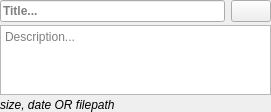
<?xml version="1.0" encoding="UTF-8"?>
<ui version="4.0">
 <class>SoundfontFileCell</class>
 <widget class="QWidget" name="SoundfontFileCell">
  <property name="geometry">
   <rect>
    <x>0</x>
    <y>0</y>
    <width>271</width>
    <height>111</height>
   </rect>
  </property>
  <property name="windowTitle">
   <string>Form</string>
  </property>
  <layout class="QGridLayout" name="gridLayout">
   <property name="leftMargin">
    <number>0</number>
   </property>
   <property name="topMargin">
    <number>0</number>
   </property>
   <property name="rightMargin">
    <number>0</number>
   </property>
   <property name="bottomMargin">
    <number>0</number>
   </property>
   <property name="verticalSpacing">
    <number>3</number>
   </property>
   <item row="2" column="0" colspan="2">
    <widget class="QTextEdit" name="textDescription">
     <property name="placeholderText">
      <string>Description...</string>
     </property>
    </widget>
   </item>
   <item row="0" column="0">
    <widget class="StyledLineEdit" name="lineTitle">
     <property name="font">
      <font>
       <weight>75</weight>
       <bold>true</bold>
      </font>
     </property>
     <property name="placeholderText">
      <string>Title...</string>
     </property>
    </widget>
   </item>
   <item row="0" column="1">
    <widget class="QPushButton" name="pushDelete">
     <property name="cursor">
      <cursorShape>PointingHandCursor</cursorShape>
     </property>
     <property name="toolTip">
      <string>Remove</string>
     </property>
     <property name="text">
      <string/>
     </property>
     <property name="iconSize">
      <size>
       <width>12</width>
       <height>12</height>
      </size>
     </property>
    </widget>
   </item>
   <item row="3" column="0" colspan="2">
    <widget class="QLabel" name="labelInfo">
     <property name="sizePolicy">
      <sizepolicy hsizetype="Expanding" vsizetype="Preferred">
       <horstretch>0</horstretch>
       <verstretch>0</verstretch>
      </sizepolicy>
     </property>
     <property name="font">
      <font>
       <italic>true</italic>
      </font>
     </property>
     <property name="text">
      <string notr="true">size, date OR filepath</string>
     </property>
    </widget>
   </item>
  </layout>
 </widget>
 <customwidgets>
  <customwidget>
   <class>StyledLineEdit</class>
   <extends>QLineEdit</extends>
   <header>styledlineedit.h</header>
  </customwidget>
 </customwidgets>
 <resources/>
 <connections/>
</ui>
